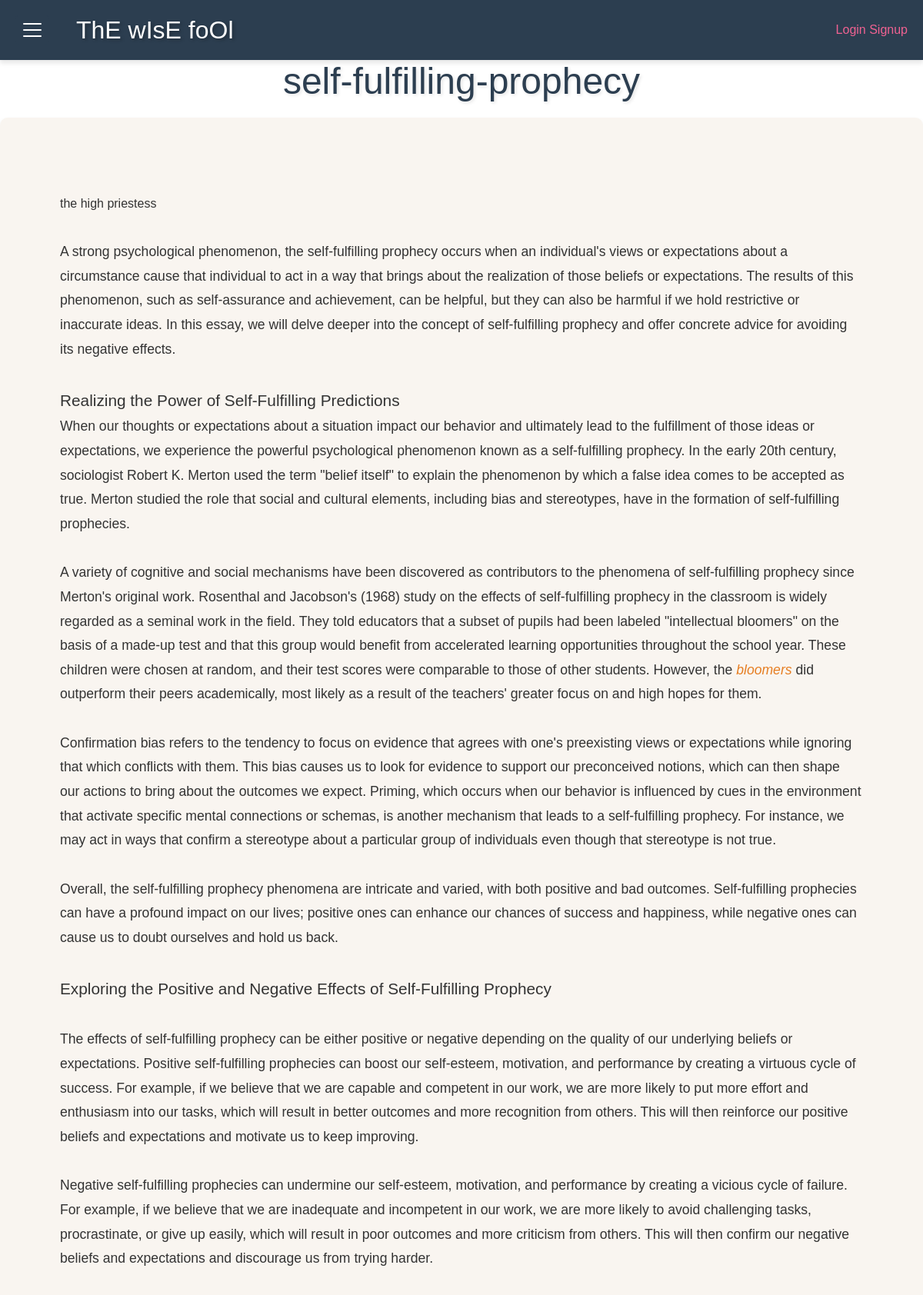
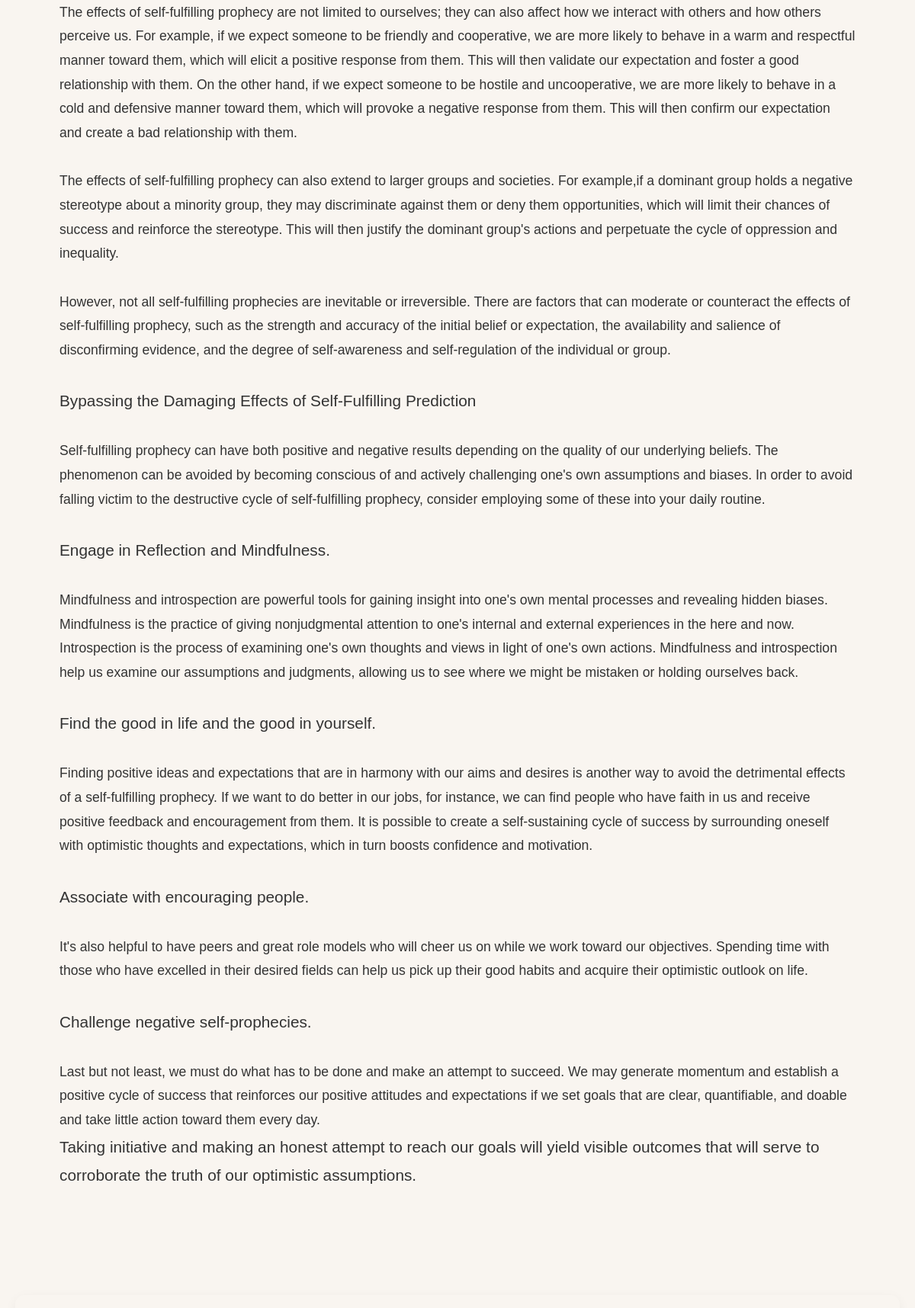
The app's page /article/self-fulfilling-prophecy (upper part) with its own data (2 pictures, top to bottom).
### tables this page shows
CREATE TABLE Article (article_name TEXT PRIMARY KEY, article_content TEXT, comments TEXT);

### views/article.py (the view)
@bp.route("/article/<title>")
def article(title):
    with current_app.app_context():
        article = Article().get(title)
        comments_str = article[2]
        comments = convert_str(comments_str)
        return render_template(
            "article.html",
            title=article[0],
            content=article[1],
            comments=comments,
        )

### app.py (called while the page is built)
@app.before_request
def store_next_url():
    if request.endpoint != "login.login" and request.endpoint != "static":
        session["next_url"] = request.url
        print(session["next_url"])

### models/article.py (called while the page is built)
    def get(self, title):
        query = "SELECT * FROM Article where article_name=?"
        param = (title,)
        article = self.execute_query(query, param)
        return article.fetchone()

### models/db.py (called while the page is built)
    def connect(self):
        try:
            self.conn = sqlite3.connect(self.db_path)
            self.cursor = self.conn.cursor()
            return self.conn
        except sqlite3.Error as e:
            print(f"Error connecting to database: {e}")
            raise

    def execute_query(self, query, params=None):
        try:
            if params:
                return self.cursor.execute(query, params)
            return self.cursor.execute(query)
        except sqlite3.Error as e:
            print(f"Error executing query: {e}")
            raise

### views/article.py (called while the page is built)
def convert_str(comments):
    if comments is None:
        return []
    try:
        return literal_eval(comments)
    except (ValueError, SyntaxError):
        return []

### template/article.html (shortened to what this page needs)
{% extends 'base.html' %}
{% block title %}
    {{title}}
{% endblock %}
{% block content %}
 {{content | safe}}
 <div class="comments">
</div>
{% endblock %}

### static/styling/custom.css (style rules this page uses)
.content p { font-size: 1.1rem; line-height: 1.8; margin-bottom: 20px; }
.content em { color: #e67e22; font-style: italic; }

### static/styling/body.css (style rules this page uses)
body, html { height: 100%; display: flex; flex-direction: column; margin: 0; padding: 0; font-family: 'Kalam', 'Caveat', 'Shadows Into Light', cursive, sans-serif; font-size: 16px; }
p { padding: 5%; font-family: 'Kalam', 'Caveat', 'Shadows Into Light', cursive, sans-serif; font-size: 1.1rem ; line-height: 1.8; }

### static/styling/light.css (style rules this page uses)
body { background-color: #fff ; color: #333 ; }
a, em { color: #f06292 ; transition: color 0.3s ease; }
p, li, h1, h2, h3, h4, h5, h6 { color: #333 ; }

### static/styling/comments.css (style rules this page uses)
.comments { margin-top: 40px; padding: 20px; background-color: var(--primary-bg); border-radius: 12px; box-shadow: 0 4px 15px rgba(0, 0, 0, 0.05); }

### records on screen
Article: article_name "self-fulfilling-prophecy", article_content "the high priestess A strong psychological phenomenon, the self-fulfilling prophecy occurs when an individual's views or expectations about a circumstance cause that individual to act in a way that brings about the realization of those beliefs or expectations. The results of this phenomenon, such as self-assurance and achievement, can be helpful, but they can also be harmful if we hold restrictive or inaccurate ideas. In this essay, we will delve deeper into the concept of self-fulfilling prophecy and offer concrete advice for avoiding its negative effects. Realizing the Power of Self-Fulfilling Predictions When our thoughts or expectations about a situation impact our behavior and…"
